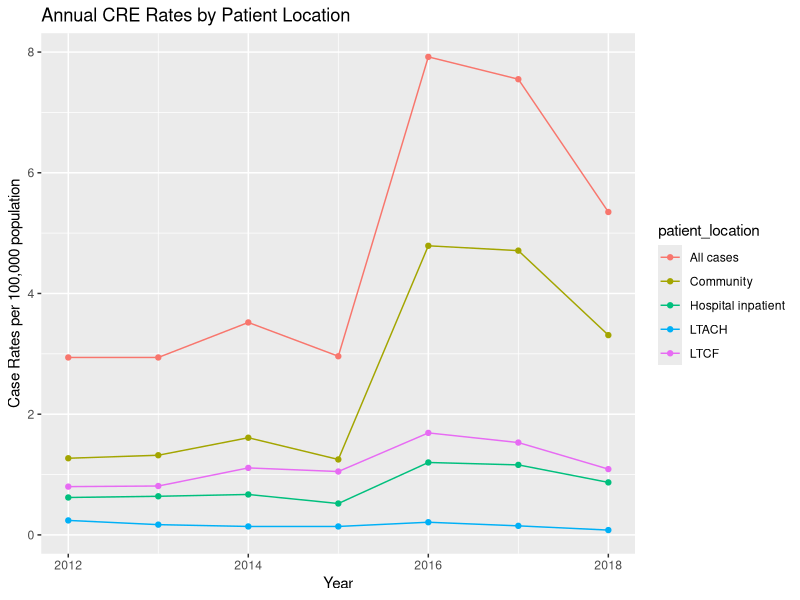

The R script that drew this image:
## ---- chunk 1

#Load Tidyverse
library(tidyverse) 
library(ggplot2)

mugsi <- read_csv("Data_Exercise/Data/MUGSI.csv")

#view some data
print(mugsi)

#get an overview of data structure
str(mugsi)
#get a summary of data
summary(mugsi)



#look at values for organism, topic, viewby, and series and 
table(mugsi$Organism)
table(mugsi$Topic)


## ---- chunk 2

mugsi_analysis0 = mugsi%>% filter(Topic=="Case Rates") %>% filter(Viewby=="Patient location") %>%rename(patient_location = Series) %>%  rename(case_rates = Value)

mugsi_analysis0a <- mugsi_analysis0[,!names(mugsi_analysis0) %in% c("Topic", "Viewby")]

mugsi_analysis1 = mugsi%>% filter(Topic=="Death Rates") %>%rename(patient_location = Series) %>%  rename(death_rates = Value)

mugsi_analysis1a <- mugsi_analysis1[,!names(mugsi_analysis1) %in% c("Topic", "Viewby")]
  
mugsi_tidy <- left_join(mugsi_analysis0a, mugsi_analysis1a, by=c("YearName", "Organism", "patient_location"))

print(mugsi_tidy)

view(mugsi_tidy)
## ---- chunk 3

mugsi_plot1 <- subset(mugsi_tidy, Organism=="CRE")

ggplot(mugsi_plot1, aes(x=YearName, y=case_rates, color=patient_location, group=patient_location)) + geom_point() + geom_line() +labs(y="Case Rates per 100,000 population", x="Year", title = "Annual CRE Rates by Patient Location")
                         



## ---- chunk 4

#Export

save(mugsi_tidy, file = "Data_Exercise/Data/MUGSI_tidy.RData") #raw and clean data if needed
